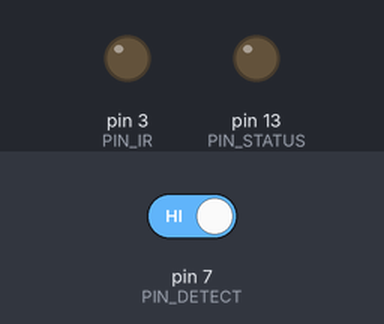
Simulated run of this sketch. Board: Arduino Uno, built with avr-gcc and run on an emulated ATmega328P. Parts: output pins drawn as LEDs (lit = HIGH). Inputs (shaded band) come from the test bench; at power-on: pin 7 (PIN_DETECT) HIGH. What the sketch prints to the serial monitor is not drawn.

Above: at 1.2 s.
1.3 s: pin 7 (PIN_DETECT) driven LOW
At 2.3 s:
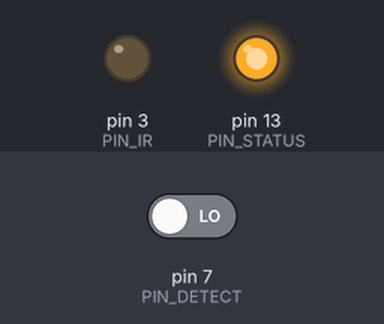
2.8 s: pin 7 (PIN_DETECT) driven HIGH
At 4.0 s:
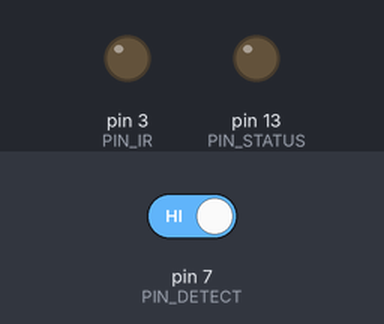
Timing chart, 0 to 5.8 s (numbered marks = the images above; inputs shaded):
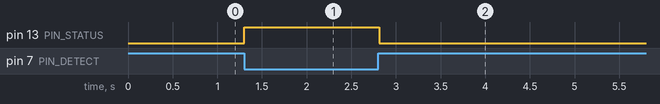

The sketch:

Led_light_up_using_IR_3.ino
```cpp
#include <IRremote.h>


#define PIN_IR 3
#define PIN_DETECT 7
#define PIN_STATUS 13
// ms that beam will be disabled
#define BEAM_OFF_TIME 60


IRsend irsend;

int count;
boolean detected = false;

unsigned long timeStamp = 0;

void setup()
{
Serial.begin(57600);
pinMode(PIN_IR, OUTPUT);
pinMode(PIN_DETECT, INPUT);
pinMode(PIN_STATUS, OUTPUT);
irsend.enableIROut(38);
}

void loop() {

if (millis()-timeStamp > BEAM_OFF_TIME) {
detected = false;
irsend.enableIROut(38);
}
if (!detected) {
irsend.space(0);
delay(1);
irsend.mark(0);
delay(1);
detected = !digitalRead(PIN_DETECT);
if (detected) {
digitalWrite(PIN_IR, LOW);
}
digitalWrite(PIN_STATUS, detected);
Serial.println(detected);
timeStamp = millis();
}

}
```

Measured:
- after the input at 1.3 s, pin 13 (PIN_STATUS): LOW → HIGH at once
- after the input at 2.8 s, pin 13 (PIN_STATUS): HIGH → LOW at once
